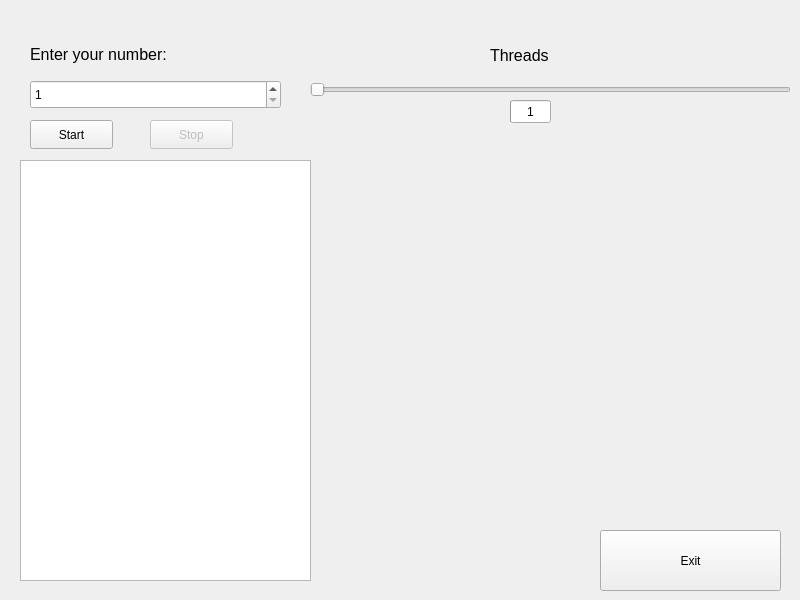
<?xml version="1.0" encoding="UTF-8"?>
<ui version="4.0">
 <class>MainWindow</class>
 <widget class="QMainWindow" name="MainWindow">
  <property name="geometry">
   <rect>
    <x>0</x>
    <y>0</y>
    <width>800</width>
    <height>600</height>
   </rect>
  </property>
  <property name="minimumSize">
   <size>
    <width>800</width>
    <height>600</height>
   </size>
  </property>
  <property name="maximumSize">
   <size>
    <width>800</width>
    <height>600</height>
   </size>
  </property>
  <property name="windowTitle">
   <string>MainWindow</string>
  </property>
  <widget class="QWidget" name="centralwidget">
   <widget class="QPushButton" name="Exit">
    <property name="geometry">
     <rect>
      <x>600</x>
      <y>530</y>
      <width>181</width>
      <height>61</height>
     </rect>
    </property>
    <property name="text">
     <string>Exit</string>
    </property>
   </widget>
   <widget class="QPushButton" name="Start_button">
    <property name="geometry">
     <rect>
      <x>30</x>
      <y>120</y>
      <width>83</width>
      <height>29</height>
     </rect>
    </property>
    <property name="text">
     <string>Start</string>
    </property>
   </widget>
   <widget class="QPushButton" name="Stop_button">
    <property name="enabled">
     <bool>false</bool>
    </property>
    <property name="geometry">
     <rect>
      <x>150</x>
      <y>120</y>
      <width>83</width>
      <height>29</height>
     </rect>
    </property>
    <property name="text">
     <string>Stop</string>
    </property>
   </widget>
   <widget class="QSlider" name="threadSlider">
    <property name="geometry">
     <rect>
      <x>310</x>
      <y>80</y>
      <width>481</width>
      <height>20</height>
     </rect>
    </property>
    <property name="minimum">
     <number>1</number>
    </property>
    <property name="orientation">
     <enum>Qt::Orientation::Horizontal</enum>
    </property>
   </widget>
   <widget class="QTextEdit" name="textOutput">
    <property name="geometry">
     <rect>
      <x>20</x>
      <y>160</y>
      <width>291</width>
      <height>421</height>
     </rect>
    </property>
    <property name="readOnly">
     <bool>true</bool>
    </property>
   </widget>
   <widget class="QSpinBox" name="spinBox">
    <property name="geometry">
     <rect>
      <x>30</x>
      <y>80</y>
      <width>251</width>
      <height>29</height>
     </rect>
    </property>
    <property name="minimum">
     <number>1</number>
    </property>
    <property name="maximum">
     <number>1000000000</number>
    </property>
   </widget>
   <widget class="QProgressBar" name="threadNumSlider">
    <property name="geometry">
     <rect>
      <x>510</x>
      <y>100</y>
      <width>41</width>
      <height>23</height>
     </rect>
    </property>
    <property name="minimum">
     <number>1</number>
    </property>
    <property name="value">
     <number>1</number>
    </property>
    <property name="textVisible">
     <bool>true</bool>
    </property>
    <property name="orientation">
     <enum>Qt::Orientation::Horizontal</enum>
    </property>
    <property name="invertedAppearance">
     <bool>false</bool>
    </property>
    <property name="format">
     <string>%v</string>
    </property>
   </widget>
   <widget class="QLabel" name="label">
    <property name="geometry">
     <rect>
      <x>490</x>
      <y>40</y>
      <width>91</width>
      <height>31</height>
     </rect>
    </property>
    <property name="font">
     <font>
      <pointsize>12</pointsize>
     </font>
    </property>
    <property name="text">
     <string>Threads</string>
    </property>
   </widget>
   <widget class="QLabel" name="label_2">
    <property name="geometry">
     <rect>
      <x>30</x>
      <y>39</y>
      <width>181</width>
      <height>31</height>
     </rect>
    </property>
    <property name="font">
     <font>
      <pointsize>12</pointsize>
     </font>
    </property>
    <property name="text">
     <string>Enter your number:</string>
    </property>
   </widget>
  </widget>
 </widget>
 <resources/>
 <connections>
  <connection>
   <sender>Exit</sender>
   <signal>clicked()</signal>
   <receiver>MainWindow</receiver>
   <slot>close()</slot>
   <hints>
    <hint type="sourcelabel">
     <x>691</x>
     <y>534</y>
    </hint>
    <hint type="destinationlabel">
     <x>397</x>
     <y>514</y>
    </hint>
   </hints>
  </connection>
 </connections>
</ui>
